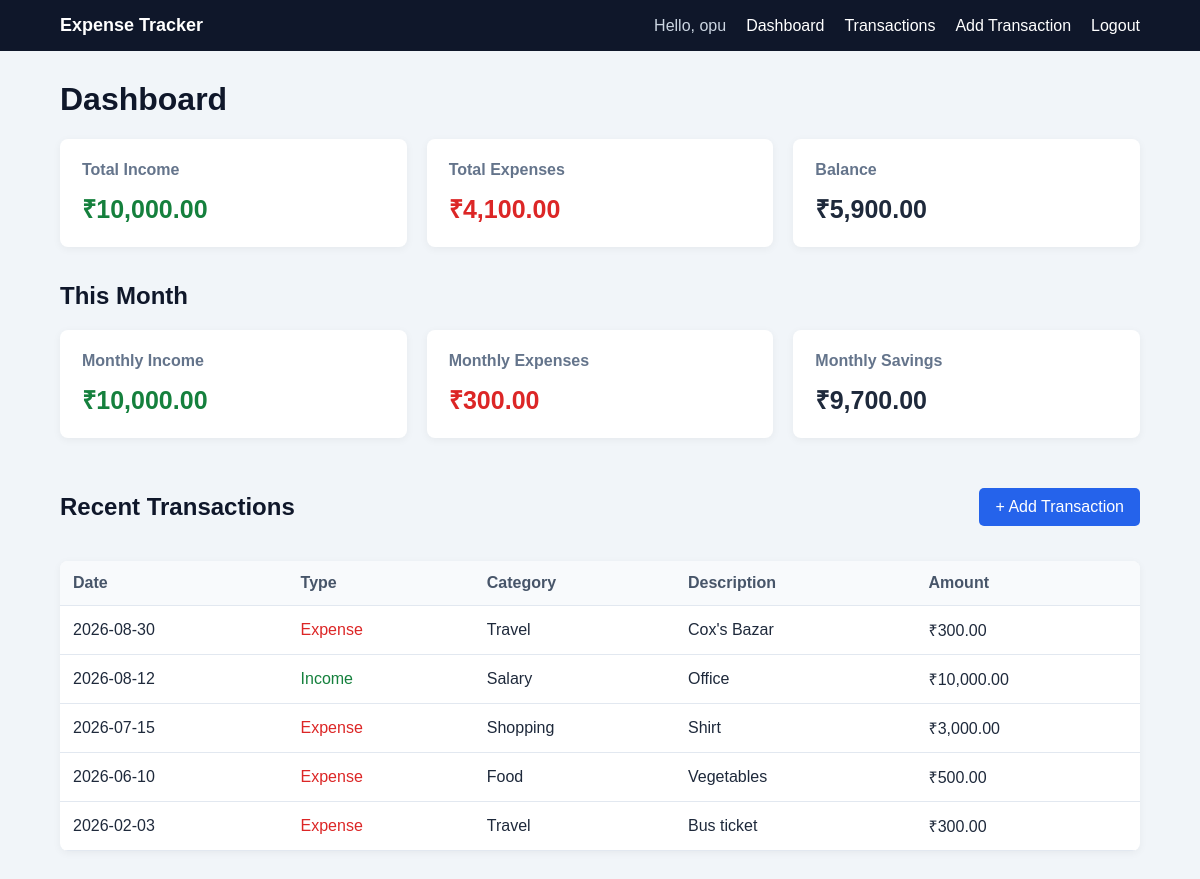
/dashboard.php (signed in), run on the app's committed database.
### tables this page shows
CREATE TABLE `transactions` (
  `id` int(10) UNSIGNED NOT NULL,
  `user_id` int(10) UNSIGNED NOT NULL,
  `category_id` int(10) UNSIGNED NOT NULL,
  `type` enum('income','expense') NOT NULL,
  `amount` decimal(10,2) NOT NULL,
  `description` varchar(255) DEFAULT NULL,
  `transaction_date` date NOT NULL,
  `created_at` timestamp NOT NULL DEFAULT current_timestamp()
);

CREATE TABLE `categories` (
  `id` int(10) UNSIGNED NOT NULL,
  `name` varchar(50) NOT NULL
);

### dashboard.php (the view, shortened to what this page needs)
<?php
require_once "config/db.php";
$stmt = $pdo->prepare(
    "SELECT
        COALESCE(
            SUM(
                CASE
                    WHEN type = 'income'
                    THEN amount
                    ELSE 0
                END
            ),
            0
        ) AS total_income,
        COALESCE(
            SUM(
                CASE
                    WHEN type = 'expense'
                    THEN amount
                    ELSE 0
                END
            ),
            0
        ) AS total_expense
     FROM transactions
     WHERE user_id = ?"
);
$stmt->execute([
    $_SESSION["user_id"]
]);
$summary = $stmt->fetch();
$totalIncome =
    (float) $summary["total_income"];
$totalExpense =
    (float) $summary["total_expense"];
$balance =
    $totalIncome - $totalExpense;
$stmt = $pdo->prepare(
    "SELECT
        COALESCE(
            SUM(
                CASE
                    WHEN type = 'income'
                    THEN amount
                    ELSE 0
                END
            ),
            0
        ) AS monthly_income,
        COALESCE(
            SUM(
                CASE
                    WHEN type = 'expense'
                    THEN amount
                    ELSE 0
                END
            ),
            0
        ) AS monthly_expense
     FROM transactions
     WHERE user_id = ?
     AND transaction_date >=
         DATE_FORMAT(CURDATE(), '%Y-%m-01')
     AND transaction_date <
         DATE_FORMAT(
             CURDATE() + INTERVAL 1 MONTH,
             '%Y-%m-01'
         )"
);
$stmt->execute([
    $_SESSION["user_id"]
]);
$monthlySummary = $stmt->fetch();
$monthlyIncome =
    (float) $monthlySummary["monthly_income"];
$monthlyExpense =
    (float) $monthlySummary["monthly_expense"];
$stmt = $pdo->prepare(
    "SELECT
        transactions.id,
        transactions.type,
        transactions.amount,
        transactions.description,
        transactions.transaction_date,
        categories.name AS category_name
     FROM transactions
     INNER JOIN categories
        ON transactions.category_id = categories.id
     WHERE transactions.user_id = ?
     ORDER BY
        transactions.transaction_date DESC,
        transactions.id DESC
     LIMIT 5"
);
$stmt->execute([
    $_SESSION["user_id"]
]);
$recentTransactions =
    $stmt->fetchAll();
?>
<!DOCTYPE html>
<html lang="en">
<head>
    <link
        rel="stylesheet"
        href="css/style.css"
    >
</head>
<body>
<?php require "includes/navbar.php"; ?>
<main class="container">
    <h1>Dashboard</h1>
    <div class="summary-grid">
        <div class="summary-card">
            <h3>Total Income</h3>
            <p class="income">
                ₹<?= number_format(
                    $totalIncome,
                    2
                ) ?>
            </p>
        </div>
        <div class="summary-card">
            <h3>Total Expenses</h3>
            <p class="expense">
                ₹<?= number_format(
                    $totalExpense,
                    2
                ) ?>
            </p>
        </div>
        <div class="summary-card">
            <h3>Balance</h3>
            <p>
                ₹<?= number_format(
                    $balance,
                    2
                ) ?>
            </p>
        </div>
    </div>
    <h2>This Month</h2>
    <div class="summary-grid">
        <div class="summary-card">
            <h3>Monthly Income</h3>
            <p class="income">
                ₹<?= number_format(
                    $monthlyIncome,
                    2
                ) ?>
            </p>
        </div>
        <div class="summary-card">
            <h3>Monthly Expenses</h3>
            <p class="expense">
                ₹<?= number_format(
                    $monthlyExpense,
                    2
                ) ?>
            </p>
        </div>
        <div class="summary-card">
            <h3>Monthly Savings</h3>
            <p>
                ₹<?= number_format(
                    $monthlyIncome - $monthlyExpense,
                    2
                ) ?>
            </p>
        </div>
    </div>
    <div class="page-header">
        <h2>Recent Transactions</h2>
        <a
            href="add_transaction.php"
            class="button-link"
        >
            + Add Transaction
        </a>
    </div>
    <?php if (count($recentTransactions) === 0): ?>
        <p>
            No transactions yet.
        </p>
    <?php else: ?>
        <div class="table-wrapper">
            <table>
                <thead>
                <tr>
                    <th>Date</th>
                    <th>Type</th>
                    <th>Category</th>
                    <th>Description</th>
                    <th>Amount</th>
                </tr>
                </thead>
                <tbody>
                <?php foreach ($recentTransactions as $transaction): ?>
                    <tr>
                        <td>
                            <?= htmlspecialchars(
                                $transaction["transaction_date"]
                            ) ?>
                        </td>
                        <td>
                            <span class="<?= htmlspecialchars(
                                $transaction["type"]
                            ) ?>">
                                <?= ucfirst(
                                    htmlspecialchars(
                                        $transaction["type"]
                                    )
                                ) ?>
                            </span>
                        </td>
                        <td>
                            <?= htmlspecialchars(
                                $transaction["category_name"]
                            ) ?>
                        </td>
                        <td>
                            <?= htmlspecialchars(
                                $transaction["description"] ?? ""
                            ) ?>
                        </td>
                        <td>
                            ₹<?= number_format(
                                (float) $transaction["amount"],
                                2
                            ) ?>
                        </td>
                    </tr>
                <?php endforeach; ?>
                </tbody>
            </table>
        </div>
    <?php endif; ?>
</main>
</body>
</html>

### includes/navbar.php (shortened to what this page needs)
<nav>
    <strong>
        Expense Tracker
    </strong>
    <div class="nav-links">
        <span class="user-name">
            Hello,
            <?= htmlspecialchars(
                $_SESSION["user_name"]
            ) ?>
        </span>
        <a href="dashboard.php">
            Dashboard
        </a>
        <a href="transactions.php">
            Transactions
        </a>
        <a href="add_transaction.php">
            Add Transaction
        </a>
        <form
            method="POST"
            action="logout.php"
            class="inline-form"
        >
            <button
                type="submit"
                class="nav-button"
            >
                Logout
            </button>
        </form>
    </div>
</nav>

### css/style.css (style rules this page uses)
* { box-sizing: border-box; }
html { font-size: 16px; }
body { margin: 0; font-family: Arial, Helvetica, sans-serif; background: #f1f5f9; color: #1e293b; }
a { color: #2563eb; }
h1, h2, h3 { color: #0f172a; }
.container { width: 90%; max-width: 1100px; margin: 30px auto; }
nav { background: #0f172a; color: white; padding: 15px 5%; display: flex; justify-content: space-between; align-items: center; gap: 20px; }
nav strong { font-size: 18px; }
.nav-links { display: flex; align-items: center; gap: 20px; }
nav a { color: white; text-decoration: none; }
.user-name { color: #cbd5e1; }
button { width: 100%; margin-top: 20px; padding: 11px 16px; border: none; border-radius: 5px; background: #2563eb; color: white; font-size: 16px; cursor: pointer; }
.button-link { display: inline-block; padding: 10px 16px; background: #2563eb; color: white; border-radius: 5px; text-decoration: none; }
.summary-grid { display: grid; grid-template-columns: repeat(3, minmax(0, 1fr)); gap: 20px; margin-bottom: 35px; }
.summary-card { padding: 22px; background: white; border-radius: 8px; box-shadow: 0 2px 8px rgba(0, 0, 0, 0.05); }
.summary-card h3 { margin-top: 0; margin-bottom: 12px; color: #64748b; font-size: 16px; }
.summary-card p { margin: 0; font-size: 25px; font-weight: bold; }
.income { color: #15803d; }
.expense { color: #dc2626; }
.page-header { display: flex; justify-content: space-between; align-items: center; gap: 20px; margin-bottom: 20px; }
.table-wrapper { overflow-x: auto; background: white; border-radius: 8px; box-shadow: 0 2px 8px rgba(0, 0, 0, 0.05); }
table { width: 100%; border-collapse: collapse; }
th, td { padding: 13px; border-bottom: 1px solid #e2e8f0; text-align: left; white-space: nowrap; }
th { background: #f8fafc; color: #475569; }
.inline-form { display: inline; }
.inline-form button { width: auto; }
.nav-button { width: auto; margin: 0; padding: 0; background: none; color: white; font-size: inherit; cursor: pointer; }

### data on the page
transactions: transaction_date "2026-08-30", type "Expense", category.name "Travel", description "Cox's Bazar", amount "300.00"
transactions: transaction_date "2026-08-12", type "Income", category.name "Salary", description "Office", amount "10,000.00"
transactions: transaction_date "2026-07-15", type "Expense", category.name "Shopping", description "Shirt", amount "3,000.00"
transactions: transaction_date "2026-06-10", type "Expense", category.name "Food", description "Vegetables", amount "500.00"
transactions: transaction_date "2026-02-03", type "Expense", category.name "Travel", description "Bus ticket", amount "300.00"

### other printed values
$_SESSION["user_name"] "opu"
$totalIncome "10,000.00"
$totalExpense "4,100.00"
$balance "5,900.00"
$monthlyIncome "10,000.00"
$monthlyExpense "300.00"
$monthlyIncome - $monthlyExpense "9,700.00"
